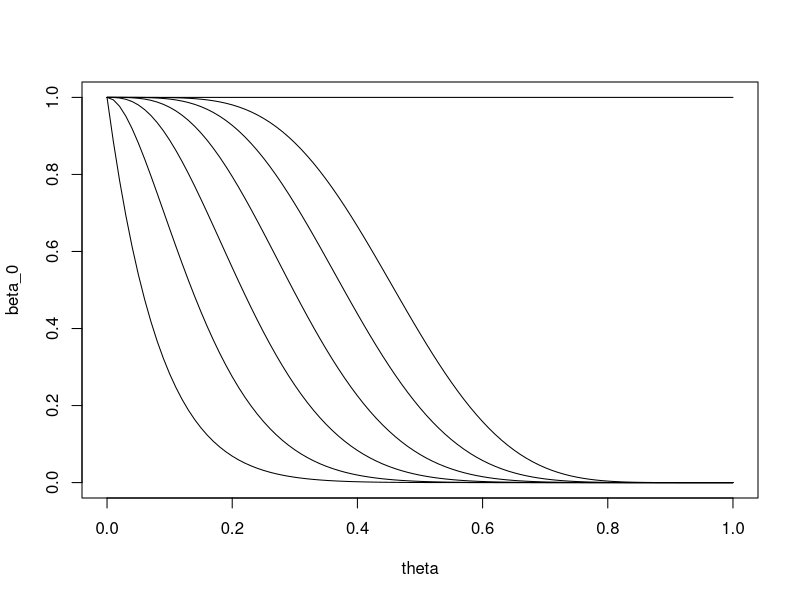
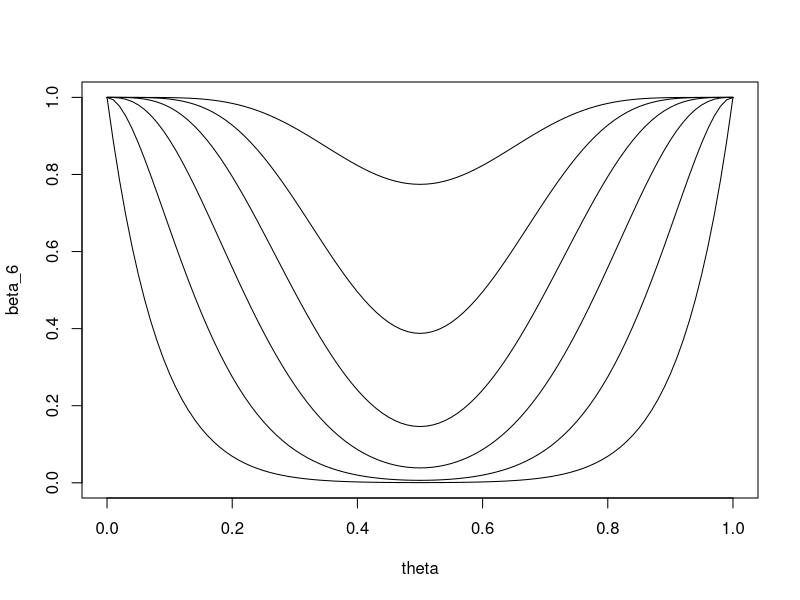

Write R code to recreate these figures, in order.
## ---- chunk 1
knitr::opts_chunk$set(echo = FALSE)
## ---- chunk 2
theta = seq(0, 1, by=0.01); n=12
beta_0 = pbinom(0, n, theta) # R = {r <= 0}
beta_1 = pbinom(1, n, theta) # R = {r <= 0}
beta_2 = pbinom(2, n, theta) # R = {r <= 2}
beta_3 = pbinom(3, n, theta)
beta_4 = pbinom(4, n, theta)
beta_5 = pbinom(5, n, theta)
beta_12 = pbinom(12, n, theta)
## ---- chunk 3
plot(theta, beta_0, type='l'); lines(theta, beta_1)
lines(theta, beta_2); lines(theta, beta_3)
lines(theta, beta_4); lines(theta, beta_5); lines(theta, beta_12)
## ---- chunk 4
theta = seq(0, 1, by=0.01); n=12
# R = {0,12}
beta_6 = pbinom(0, n, theta) + pbinom(0, n, 1-theta)
# R = {0,1,11,12}
beta_5 = pbinom(1, n, theta) + pbinom(1, n, 1-theta)
beta_4 = pbinom(2, n, theta) + pbinom(2, n, 1-theta) 
beta_3 = pbinom(3, n, theta) + pbinom(3, n, 1-theta)
beta_2 = pbinom(4, n, theta) + pbinom(4, n, 1-theta)
# R = {0,1,2,3,4,5,7,8,9,10,11,12}
beta_1 = pbinom(5, n, theta) + pbinom(5, n, 1-theta)
## ---- chunk 5
plot(theta, beta_6, type='l'); lines(theta, beta_5)
lines(theta, beta_4); lines(theta, beta_3)
lines(theta, beta_2); lines(theta, beta_1)
